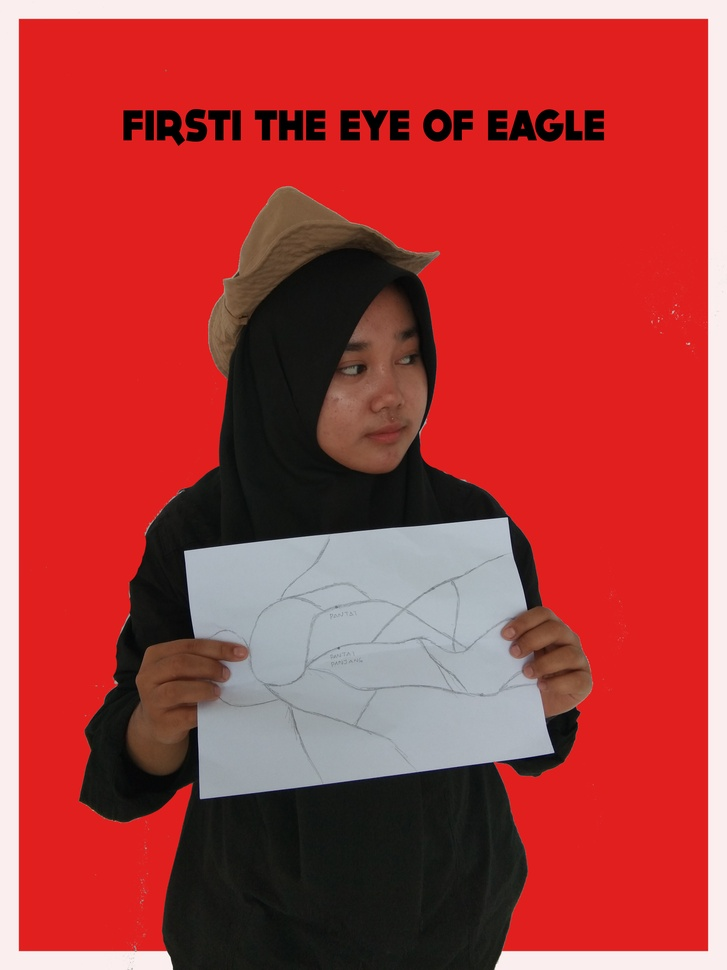
#> input picture FF.jpg, 727 x 970 px, shrunk from 3120 x 4160 before the run, given in place of the camera
$ python blur.py
#> lines starting #> are read from the running program, lines starting #| are printed output that depends on the picture; after the words box and inside, x2 and y2 are one past the last pixel; in counts of white or black regions, pixels touching at a corner belong together
import cv2 as cv
cascadeModel = cv.data.haarcascades + "haarcascade_frontalface_default.xml"
cascadeWajah = cv.CascadeClassifier(cascadeModel)

cam = cv.VideoCapture(0)

while True:
    sukses, video = cam.read()
#> video is the input picture: shape (970, 727, 3); mean B, G, R 63.6, 64.3, 173.5
    ubahKeGray = cv.cvtColor(video, cv.COLOR_BGR2GRAY)
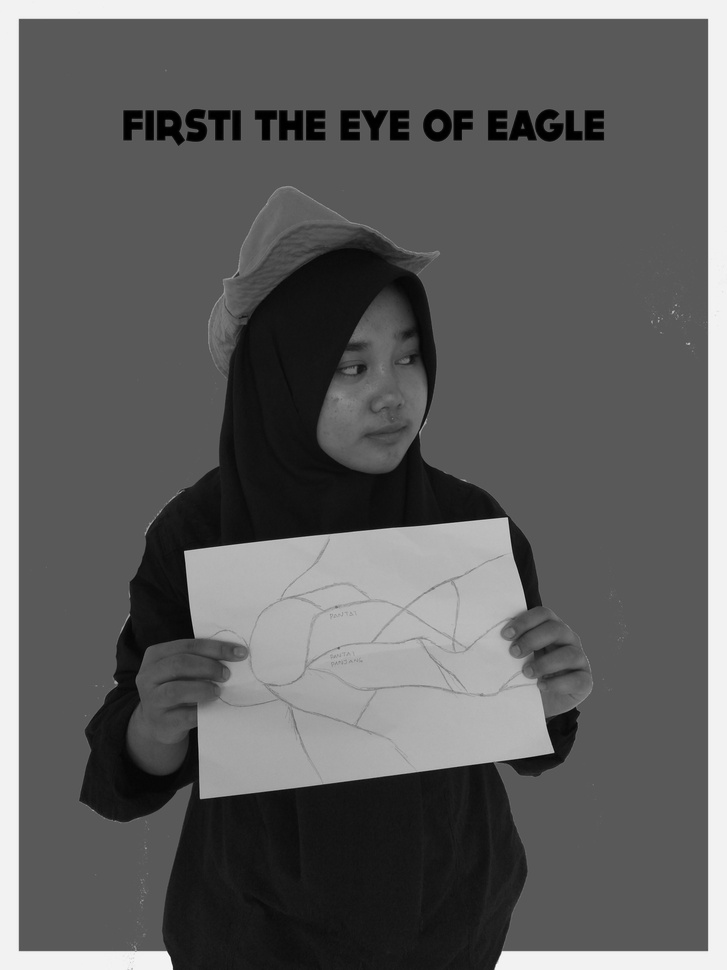
#> ubahKeGray: shape (970, 727); min 0, max 254, mean 96.9
    wajah = cascadeWajah.detectMultiScale(ubahKeGray,1.1,3)
#> wajah = [[316, 320, 132, 132]]

    for (x, y, w, h) in wajah:
        blur = cv.GaussianBlur(video[y:y+h, x:x+w], (91,91),0)
        video [y:y+h, x:x+w] = blur
#> this loop made 1 pass
#> pass 1, `blur = cv.GaussianBlur(video[y:y+h, x:x+w], (91,91),0)`:
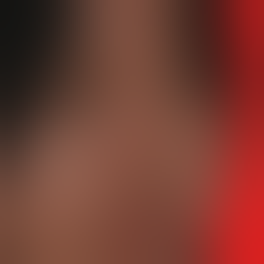
#> blur: shape (132, 132, 3) (shown 2 times larger); mean B, G, R 50.4, 61.3, 117
#> after the loop:
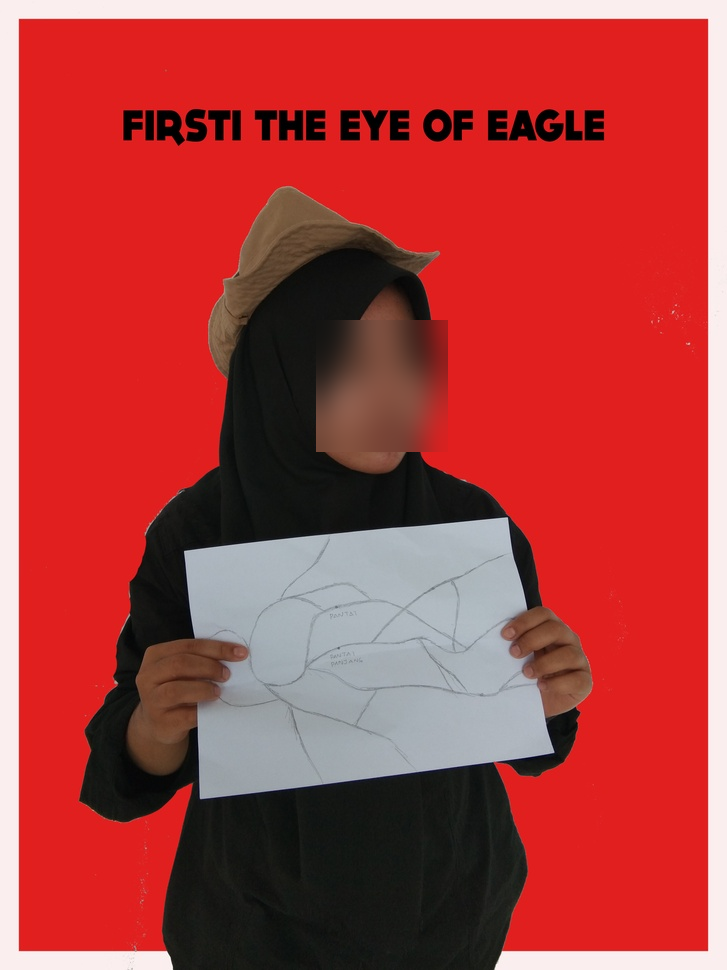
#> video: shape (970, 727, 3); 2.47% of pixels changed, all inside (x1, y1, x2, y2) = (316, 320, 448, 452)

    cv.imshow('Blur Wajah', video)

    if cv.waitKey(1) & 0xff==ord('q'):
#> (key q is pressed here)
        break

cam.release()
cv.destroyAllWindows()
